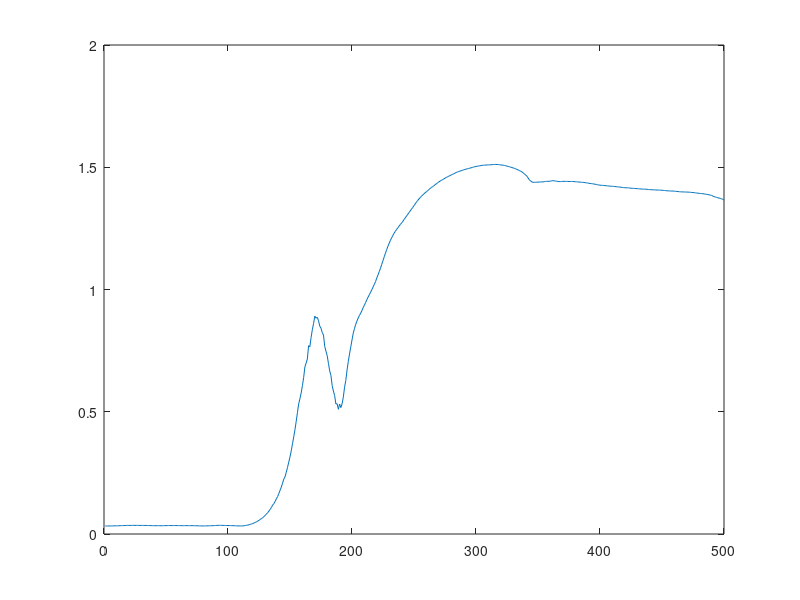

Recreate this plot in MATLAB.
clear;clc;
data = load("data/data9.mat")
data = data.data;
phi = data(:,2)/180*pi;
range=145:161;
plot(phi);

%get phid
dt = 0.01; 
for i=2:length(phi)
    phid(i-1) = (phi(i)-phi(i-1))/dt;
end
phid(length(phi)) = phid(end);
phid = phid';

%get phidd
for i=2:length(phid)
    phidd(i-1) = (phid(i)-phid(i-1))/dt;
end
phidd(length(phid)) = phidd(end);
phidd = phidd';

g2 = -2*cos(phi(range)).*phidd(range)+sin(2*phi(range)).*sec(phi(range)).*phid(range).*phid(range);
g4 = phid(range);
g8 = -phid(range);
g9 = sin(phi(range));
E = phidd(range);
G1 = [g2 g4];
G2 = [g8 g9];
A1 = pinv(G1'*G1)*G1'*E;
B1 = pinv(G2'*G2)*G2'*E;

%%%%%%%%%%%%%%%%%%%%%%%%%%%%%%%%%%%%%%%%%%%%%%%%%%%%%%%%%%%%
clear g2 g4 g8 g9 phi phidd phid range 
data2 = load("data/data10.mat");
data2 = data2.data;
range=128:134;
dt = 0.01;

%get thetad
thetad = data2(:,1)/180*pi.*-1;

%get thetadd
for i=2:length(thetad)
    thetadd(i-1) = (thetad(i)-thetad(i-1))/dt;
end
thetadd(length(thetad)) = thetadd(end);
thetadd = thetadd';

%get phi
phi = data2(:,2)/180*pi;
%plot(phi);
%get phid
dt = 0.01; 
for i=2:length(phi)
    phid(i-1) = (phi(i)-phi(i-1))/dt;
end
phid(length(phi)) = phid(end);
phid = phid';

%get phidd
for i=2:length(phid)
    phidd(i-1) = (phid(i)-phid(i-1))/dt;
end
phidd(length(phid)) = phidd(end);
phidd = phidd';

u = zeros(length(phi),1);
for i=1:length(phi)
   u(i)=-1; 
end


g1 = -thetadd(range);
g2 = -2*cos(phi(range)).*phidd(range)+sin(2.*phi(range)).*sec(phi(range)).*phid(range).*phid(range);
g3 = -thetad(range);
g4 = phid(range);
g5 = u(range);
g6 = -thetadd(range);
g7 = -cos(phi(range)).*thetadd(range);
g8 = thetad(range)-phid(range);
g9 = sin(phi(range));
g10 = -u(range);
E1 = phidd(range) - A1(1).*g2 - A1(2).*g4;
E2 = phidd(range) - B1(1).*g8 - B1(2).*g9;
G3 = [g1 g3 g5];
G4 = [g6 g7 g10];

A2 = pinv(G3'*G3)*G3'*E1;
B2 = pinv(G4'*G4)*G4'*E2;

a = [A2(1) A1(1) A2(2) A1(2) A2(3)]
b = [B2(1) B2(2) B1(1) B1(2) B2(3)]


